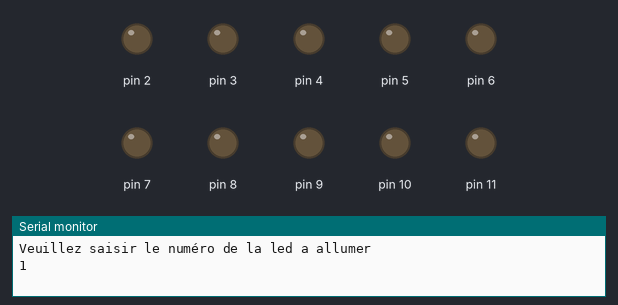
Recording of a sketch running on a simulated Arduino Uno, built with avr-gcc and run on an emulated ATmega328P. Shown: output pins drawn as LEDs (lit = HIGH), the last lines printed to the serial monitor.

Above: at 0.1 s.
At 2.1 s:
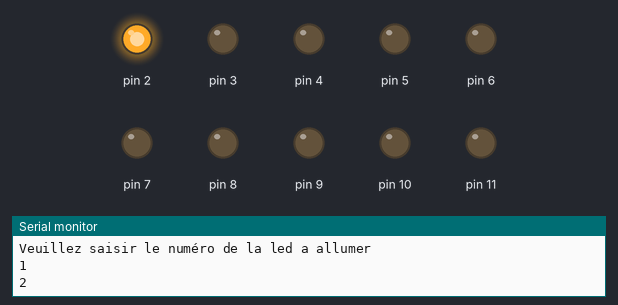
At 4.1 s:
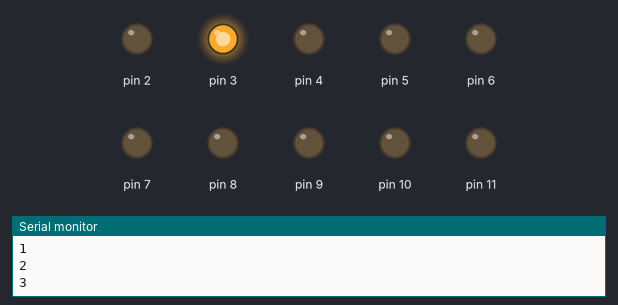
At 10.1 s:
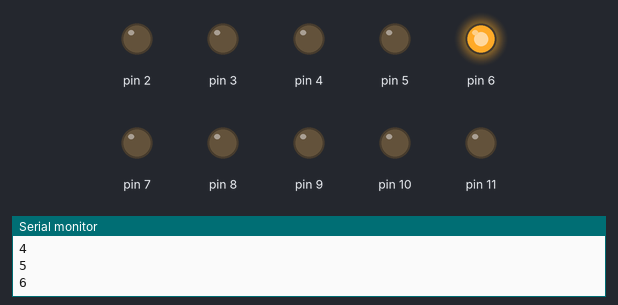
At 18.1 s:
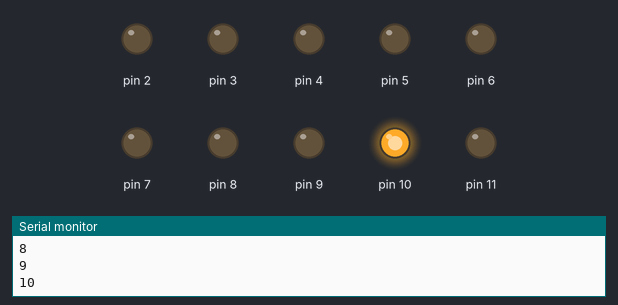
At 38.1 s:
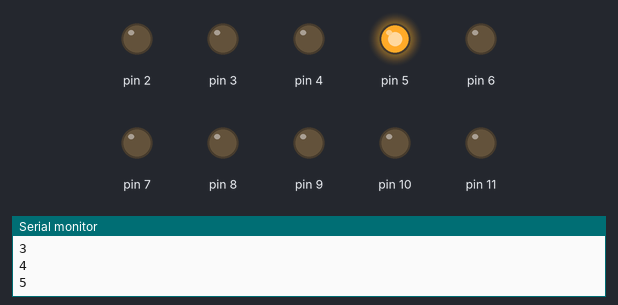
Timing chart, 0 to 39.6 s (numbered marks = the images above):
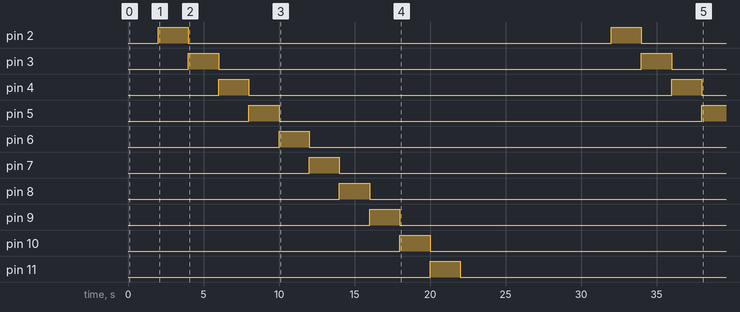

Measured:
- by itself, pin 2–4: alternates HIGH for 2.0 s and LOW for 28.0 s
- by itself, pin 5: LOW → HIGH at 8.0 s, → LOW 2.0 s later, → HIGH 28.0 s later
- by itself, pin 6: LOW → HIGH at 10.0 s, → LOW 2.0 s later
- by itself, pin 7: LOW → HIGH at 12.0 s, → LOW 2.0 s later
- by itself, pin 8: LOW → HIGH at 14.0 s, → LOW 2.0 s later
- by itself, pin 9: LOW → HIGH at 16.0 s, → LOW 2.0 s later
- by itself, pin 10: LOW → HIGH at 18.0 s, → LOW 2.0 s later
- by itself, pin 11: LOW → HIGH at 20.0 s, → LOW 2.0 s later

The sketch:

led_choisi.ino
```cpp
int led;

void setup() {
  pinMode(2, OUTPUT);
  pinMode(3, OUTPUT);
  pinMode(4, OUTPUT);
  pinMode(5, OUTPUT);
  pinMode(6, OUTPUT);
  pinMode(7, OUTPUT);
  pinMode(8, OUTPUT);
  pinMode(9, OUTPUT);
  pinMode(10, OUTPUT);
  pinMode(11, OUTPUT);
  Serial.begin(9600);
  Serial.println("Veuillez saisir le numéro de la led a allumer");
  led = 0;
}

void loop() {
 //led = Serial.read();
 led = (led + 1) %15;
 Serial.println(led);
   digitalWrite(led, HIGH);
  delay(2000);
digitalWrite(led, LOW);
}
```
